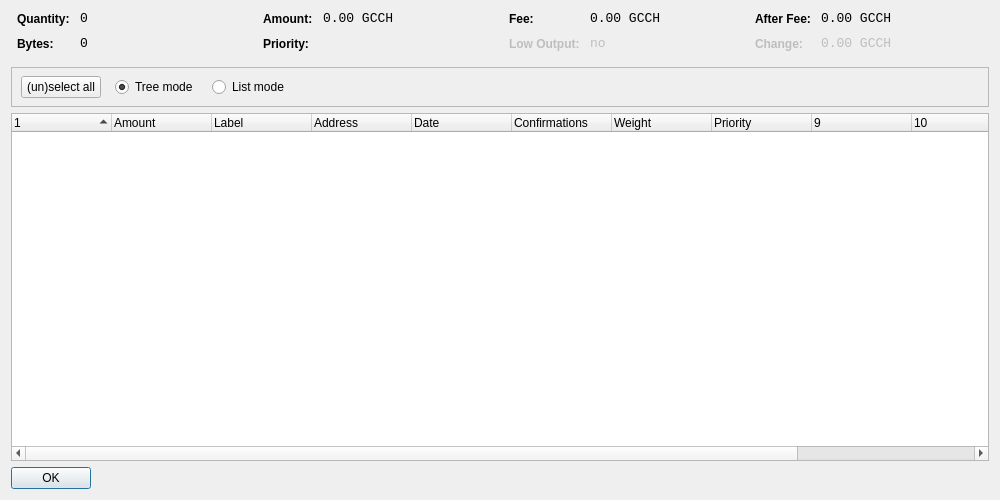
<?xml version="1.0" encoding="UTF-8"?>
<ui version="4.0">
 <class>CoinControlDialog</class>
 <widget class="QWidget" name="CoinControlDialog">
  <property name="geometry">
   <rect>
    <x>0</x>
    <y>0</y>
    <width>1000</width>
    <height>500</height>
   </rect>
  </property>
  <property name="windowTitle">
   <string>Coin Control</string>
  </property>
  <layout class="QVBoxLayout" name="verticalLayout">
   <item>
    <layout class="QHBoxLayout" name="horizontalLayoutTop" stretch="0,0,0,0">
     <property name="topMargin">
      <number>0</number>
     </property>
     <property name="bottomMargin">
      <number>10</number>
     </property>
     <item>
      <layout class="QFormLayout" name="formLayoutCoinControl1">
       <property name="horizontalSpacing">
        <number>10</number>
       </property>
       <property name="verticalSpacing">
        <number>10</number>
       </property>
       <property name="leftMargin">
        <number>6</number>
       </property>
       <property name="rightMargin">
        <number>6</number>
       </property>
       <item row="0" column="0">
        <widget class="QLabel" name="labelCoinControlQuantityText">
         <property name="styleSheet">
          <string notr="true">font-weight:bold;</string>
         </property>
         <property name="text">
          <string>Quantity:</string>
         </property>
        </widget>
       </item>
       <item row="0" column="1">
        <widget class="QLabel" name="labelCoinControlQuantity">
         <property name="font">
          <font>
           <family>Monospace</family>
           <pointsize>10</pointsize>
          </font>
         </property>
         <property name="cursor">
          <cursorShape>IBeamCursor</cursorShape>
         </property>
         <property name="contextMenuPolicy">
          <enum>Qt::ActionsContextMenu</enum>
         </property>
         <property name="text">
          <string notr="true">0</string>
         </property>
         <property name="textInteractionFlags">
          <set>Qt::LinksAccessibleByMouse|Qt::TextSelectableByKeyboard|Qt::TextSelectableByMouse</set>
         </property>
        </widget>
       </item>
       <item row="1" column="0">
        <widget class="QLabel" name="labelCoinControlBytesText">
         <property name="styleSheet">
          <string notr="true">font-weight:bold;</string>
         </property>
         <property name="text">
          <string>Bytes:</string>
         </property>
        </widget>
       </item>
       <item row="1" column="1">
        <widget class="QLabel" name="labelCoinControlBytes">
         <property name="font">
          <font>
           <family>Monospace</family>
           <pointsize>10</pointsize>
          </font>
         </property>
         <property name="cursor">
          <cursorShape>IBeamCursor</cursorShape>
         </property>
         <property name="contextMenuPolicy">
          <enum>Qt::ActionsContextMenu</enum>
         </property>
         <property name="text">
          <string notr="true">0</string>
         </property>
         <property name="textInteractionFlags">
          <set>Qt::LinksAccessibleByMouse|Qt::TextSelectableByKeyboard|Qt::TextSelectableByMouse</set>
         </property>
        </widget>
       </item>
      </layout>
     </item>
     <item>
      <layout class="QFormLayout" name="formLayoutCoinControl2">
       <property name="horizontalSpacing">
        <number>10</number>
       </property>
       <property name="verticalSpacing">
        <number>10</number>
       </property>
       <property name="leftMargin">
        <number>6</number>
       </property>
       <property name="rightMargin">
        <number>6</number>
       </property>
       <item row="0" column="0">
        <widget class="QLabel" name="labelCoinControlAmountText">
         <property name="styleSheet">
          <string notr="true">font-weight:bold;</string>
         </property>
         <property name="text">
          <string>Amount:</string>
         </property>
        </widget>
       </item>
       <item row="0" column="1">
        <widget class="QLabel" name="labelCoinControlAmount">
         <property name="font">
          <font>
           <family>Monospace</family>
           <pointsize>10</pointsize>
          </font>
         </property>
         <property name="cursor">
          <cursorShape>IBeamCursor</cursorShape>
         </property>
         <property name="contextMenuPolicy">
          <enum>Qt::ActionsContextMenu</enum>
         </property>
         <property name="text">
          <string notr="true">0.00 GCCH</string>
         </property>
         <property name="textInteractionFlags">
          <set>Qt::LinksAccessibleByMouse|Qt::TextSelectableByKeyboard|Qt::TextSelectableByMouse</set>
         </property>
        </widget>
       </item>
       <item row="1" column="0">
        <widget class="QLabel" name="labelCoinControlPriorityText">
         <property name="styleSheet">
          <string notr="true">font-weight:bold;</string>
         </property>
         <property name="text">
          <string>Priority:</string>
         </property>
        </widget>
       </item>
       <item row="1" column="1">
        <widget class="QLabel" name="labelCoinControlPriority">
         <property name="font">
          <font>
           <family>Monospace</family>
           <pointsize>10</pointsize>
          </font>
         </property>
         <property name="cursor">
          <cursorShape>IBeamCursor</cursorShape>
         </property>
         <property name="contextMenuPolicy">
          <enum>Qt::ActionsContextMenu</enum>
         </property>
         <property name="text">
          <string/>
         </property>
         <property name="textInteractionFlags">
          <set>Qt::LinksAccessibleByMouse|Qt::TextSelectableByKeyboard|Qt::TextSelectableByMouse</set>
         </property>
        </widget>
       </item>
      </layout>
     </item>
     <item>
      <layout class="QFormLayout" name="formLayoutCoinControl3">
       <property name="horizontalSpacing">
        <number>10</number>
       </property>
       <property name="verticalSpacing">
        <number>10</number>
       </property>
       <property name="leftMargin">
        <number>6</number>
       </property>
       <property name="rightMargin">
        <number>6</number>
       </property>
       <item row="0" column="0">
        <widget class="QLabel" name="labelCoinControlFeeText">
         <property name="styleSheet">
          <string notr="true">font-weight:bold;</string>
         </property>
         <property name="text">
          <string>Fee:</string>
         </property>
        </widget>
       </item>
       <item row="0" column="1">
        <widget class="QLabel" name="labelCoinControlFee">
         <property name="font">
          <font>
           <family>Monospace</family>
           <pointsize>10</pointsize>
          </font>
         </property>
         <property name="cursor">
          <cursorShape>IBeamCursor</cursorShape>
         </property>
         <property name="contextMenuPolicy">
          <enum>Qt::ActionsContextMenu</enum>
         </property>
         <property name="text">
          <string notr="true">0.00 GCCH</string>
         </property>
         <property name="textInteractionFlags">
          <set>Qt::LinksAccessibleByMouse|Qt::TextSelectableByKeyboard|Qt::TextSelectableByMouse</set>
         </property>
        </widget>
       </item>
       <item row="1" column="0">
        <widget class="QLabel" name="labelCoinControlLowOutputText">
         <property name="enabled">
          <bool>false</bool>
         </property>
         <property name="styleSheet">
          <string notr="true">font-weight:bold;</string>
         </property>
         <property name="text">
          <string>Low Output:</string>
         </property>
        </widget>
       </item>
       <item row="1" column="1">
        <widget class="QLabel" name="labelCoinControlLowOutput">
         <property name="enabled">
          <bool>false</bool>
         </property>
         <property name="font">
          <font>
           <family>Monospace</family>
           <pointsize>10</pointsize>
          </font>
         </property>
         <property name="cursor">
          <cursorShape>IBeamCursor</cursorShape>
         </property>
         <property name="contextMenuPolicy">
          <enum>Qt::ActionsContextMenu</enum>
         </property>
         <property name="text">
          <string>no</string>
         </property>
         <property name="textInteractionFlags">
          <set>Qt::LinksAccessibleByMouse|Qt::TextSelectableByKeyboard|Qt::TextSelectableByMouse</set>
         </property>
        </widget>
       </item>
      </layout>
     </item>
     <item>
      <layout class="QFormLayout" name="formLayoutCoinControl4">
       <property name="horizontalSpacing">
        <number>10</number>
       </property>
       <property name="verticalSpacing">
        <number>10</number>
       </property>
       <property name="leftMargin">
        <number>6</number>
       </property>
       <property name="rightMargin">
        <number>6</number>
       </property>
       <item row="0" column="0">
        <widget class="QLabel" name="labelCoinControlAfterFeeText">
         <property name="styleSheet">
          <string notr="true">font-weight:bold;</string>
         </property>
         <property name="text">
          <string>After Fee:</string>
         </property>
        </widget>
       </item>
       <item row="0" column="1">
        <widget class="QLabel" name="labelCoinControlAfterFee">
         <property name="font">
          <font>
           <family>Monospace</family>
           <pointsize>10</pointsize>
          </font>
         </property>
         <property name="cursor">
          <cursorShape>IBeamCursor</cursorShape>
         </property>
         <property name="contextMenuPolicy">
          <enum>Qt::ActionsContextMenu</enum>
         </property>
         <property name="text">
          <string notr="true">0.00 GCCH</string>
         </property>
         <property name="textInteractionFlags">
          <set>Qt::LinksAccessibleByMouse|Qt::TextSelectableByKeyboard|Qt::TextSelectableByMouse</set>
         </property>
        </widget>
       </item>
       <item row="1" column="0">
        <widget class="QLabel" name="labelCoinControlChangeText">
         <property name="enabled">
          <bool>false</bool>
         </property>
         <property name="styleSheet">
          <string notr="true">font-weight:bold;</string>
         </property>
         <property name="text">
          <string>Change:</string>
         </property>
        </widget>
       </item>
       <item row="1" column="1">
        <widget class="QLabel" name="labelCoinControlChange">
         <property name="enabled">
          <bool>false</bool>
         </property>
         <property name="font">
          <font>
           <family>Monospace</family>
           <pointsize>10</pointsize>
          </font>
         </property>
         <property name="cursor">
          <cursorShape>IBeamCursor</cursorShape>
         </property>
         <property name="contextMenuPolicy">
          <enum>Qt::ActionsContextMenu</enum>
         </property>
         <property name="text">
          <string notr="true">0.00 GCCH</string>
         </property>
         <property name="textInteractionFlags">
          <set>Qt::LinksAccessibleByMouse|Qt::TextSelectableByKeyboard|Qt::TextSelectableByMouse</set>
         </property>
        </widget>
       </item>
      </layout>
     </item>
    </layout>
   </item>
   <item>
    <widget class="QFrame" name="frame">
     <property name="minimumSize">
      <size>
       <width>0</width>
       <height>40</height>
      </size>
     </property>
     <property name="frameShape">
      <enum>QFrame::StyledPanel</enum>
     </property>
     <property name="frameShadow">
      <enum>QFrame::Sunken</enum>
     </property>
     <widget class="QWidget" name="horizontalLayoutWidget">
      <property name="geometry">
       <rect>
        <x>10</x>
        <y>0</y>
        <width>781</width>
        <height>41</height>
       </rect>
      </property>
      <layout class="QHBoxLayout" name="horizontalLayoutPanel" stretch="0,0,0,0">
       <property name="spacing">
        <number>14</number>
       </property>
       <item>
        <widget class="QPushButton" name="pushButtonSelectAll">
         <property name="sizePolicy">
          <sizepolicy hsizetype="Maximum" vsizetype="Fixed">
           <horstretch>0</horstretch>
           <verstretch>0</verstretch>
          </sizepolicy>
         </property>
         <property name="text">
          <string>(un)select all</string>
         </property>
        </widget>
       </item>
       <item>
        <widget class="QRadioButton" name="radioTreeMode">
         <property name="sizePolicy">
          <sizepolicy hsizetype="Maximum" vsizetype="Fixed">
           <horstretch>0</horstretch>
           <verstretch>0</verstretch>
          </sizepolicy>
         </property>
         <property name="text">
          <string>Tree mode</string>
         </property>
         <property name="checked">
          <bool>true</bool>
         </property>
        </widget>
       </item>
       <item>
        <widget class="QRadioButton" name="radioListMode">
         <property name="sizePolicy">
          <sizepolicy hsizetype="Maximum" vsizetype="Fixed">
           <horstretch>0</horstretch>
           <verstretch>0</verstretch>
          </sizepolicy>
         </property>
         <property name="text">
          <string>List mode</string>
         </property>
        </widget>
       </item>
       <item>
        <spacer name="horizontalSpacer">
         <property name="orientation">
          <enum>Qt::Horizontal</enum>
         </property>
         <property name="sizeHint" stdset="0">
          <size>
           <width>40</width>
           <height>20</height>
          </size>
         </property>
        </spacer>
       </item>
      </layout>
     </widget>
    </widget>
   </item>
   <item>
    <widget class="CoinControlTreeWidget" name="treeWidget">
     <property name="contextMenuPolicy">
      <enum>Qt::CustomContextMenu</enum>
     </property>
     <property name="sortingEnabled">
      <bool>false</bool>
     </property>
     <property name="columnCount">
      <number>12</number>
     </property>
     <attribute name="headerShowSortIndicator" stdset="0">
      <bool>true</bool>
     </attribute>
     <attribute name="headerStretchLastSection">
      <bool>false</bool>
     </attribute>
     <column>
      <property name="text">
       <string/>
      </property>
     </column>
     <column>
      <property name="text">
       <string>Amount</string>
      </property>
     </column>
     <column>
      <property name="text">
       <string>Label</string>
      </property>
     </column>
     <column>
      <property name="text">
       <string>Address</string>
      </property>
     </column>
     <column>
      <property name="text">
       <string>Date</string>
      </property>
     </column>
     <column>
      <property name="text">
       <string>Confirmations</string>
      </property>
      <property name="toolTip">
       <string>Confirmed</string>
      </property>
     </column>
     <column>
      <property name="text">
       <string>Weight</string>
      </property>
     </column>
     <column>
      <property name="text">
       <string>Priority</string>
      </property>
     </column>
     <column>
      <property name="text">
       <string/>
      </property>
     </column>
     <column>
      <property name="text">
       <string/>
      </property>
     </column>
     <column>
      <property name="text">
       <string/>
      </property>
     </column>
     <column>
      <property name="text">
       <string/>
      </property>
     </column>
    </widget>
   </item>
   <item>
    <widget class="QDialogButtonBox" name="buttonBox">
     <property name="sizePolicy">
      <sizepolicy hsizetype="Maximum" vsizetype="Fixed">
       <horstretch>0</horstretch>
       <verstretch>0</verstretch>
      </sizepolicy>
     </property>
     <property name="orientation">
      <enum>Qt::Horizontal</enum>
     </property>
     <property name="standardButtons">
      <set>QDialogButtonBox::Ok</set>
     </property>
    </widget>
   </item>
  </layout>
 </widget>
 <customwidgets>
  <customwidget>
   <class>CoinControlTreeWidget</class>
   <extends>QTreeWidget</extends>
   <header>coincontroltreewidget.h</header>
  </customwidget>
 </customwidgets>
 <resources/>
 <connections/>
</ui>
